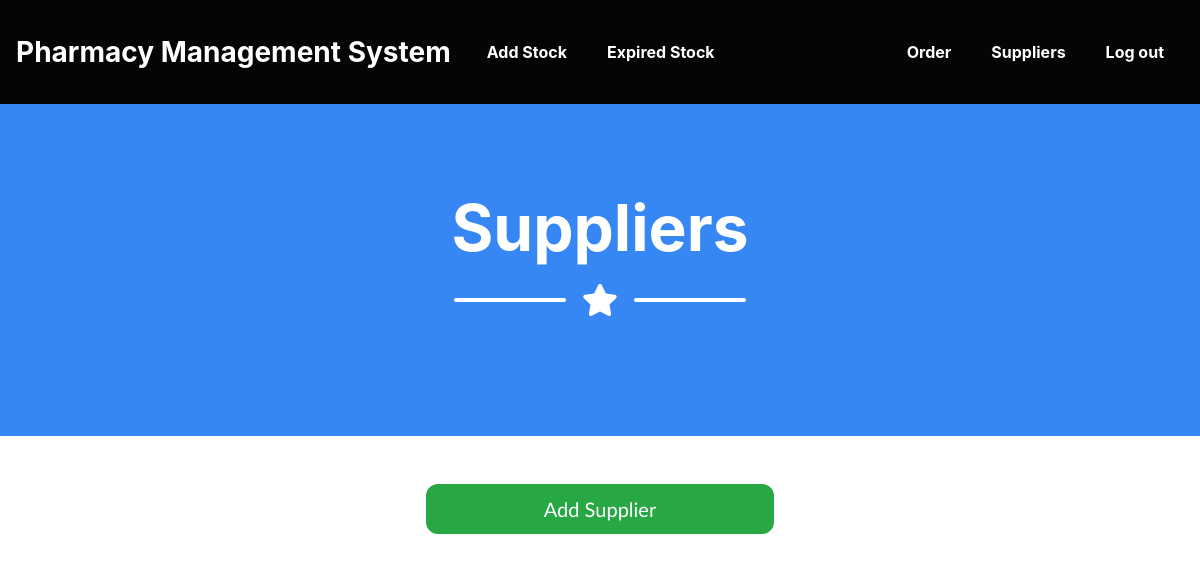
Page /pharmacist/viewSupplier.php (signed in) on the earlier database version.
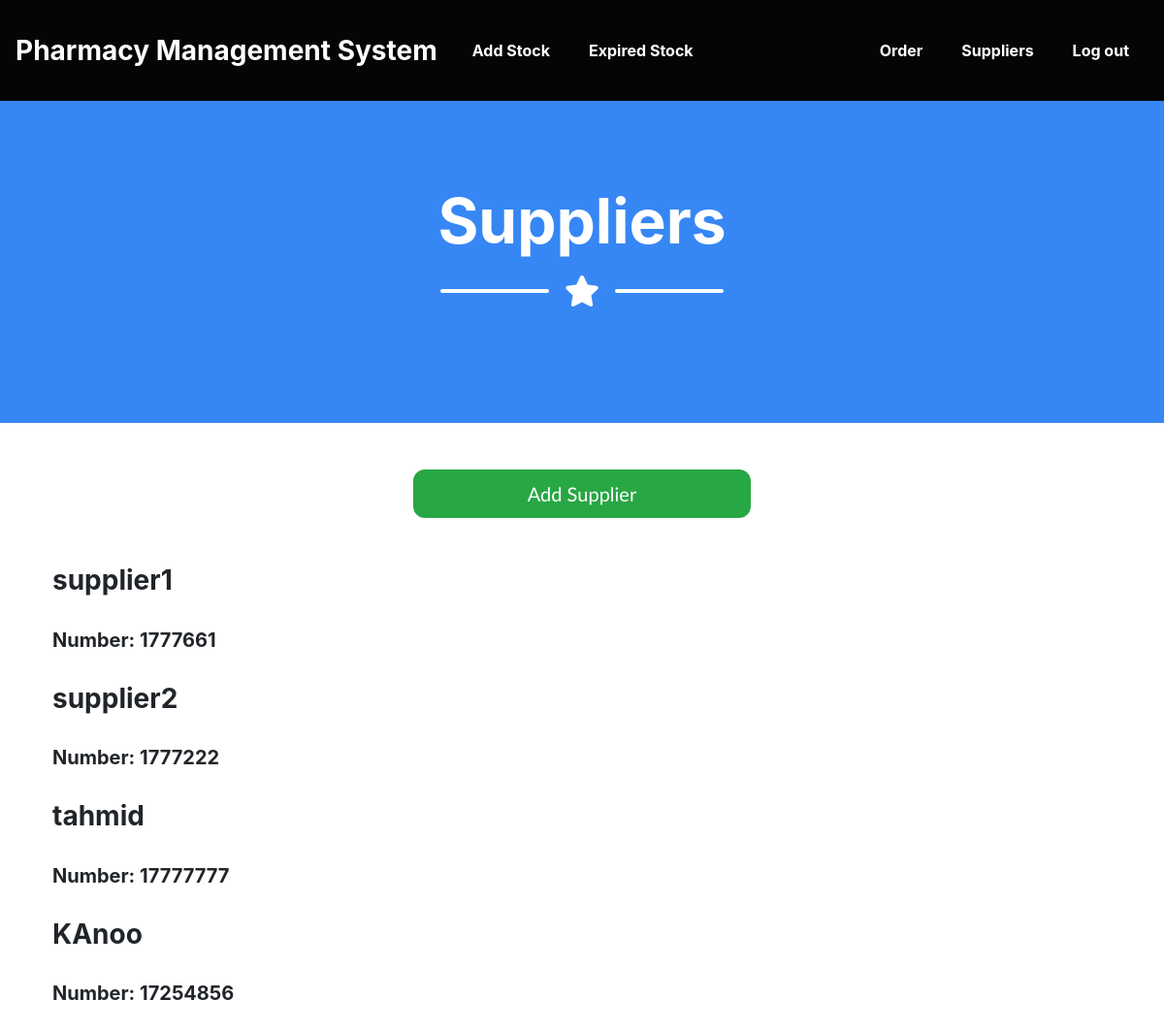
Same page on the later database version.
### tables this page shows
CREATE TABLE `supplier` (
  `ID` int(9) NOT NULL,
  `name` varchar(20) NOT NULL,
  `number` varchar(10) NOT NULL,
  `contract` varchar(10) NOT NULL
);

### pharmacist/viewSupplier.php (the view, shortened to what this page needs)
<?php
require ('header_pharmacist.php');
try
{
		require ("../project_connection.php");
		$sql = "select * from supplier WHERE contract='active'";
		$rs = $db->query($sql);
}
catch(PDOException $e)
{
		die("Error Message" . $e->getMessage());
}
?>
<header class="masthead bg-primary text-white text-center px-md-3">
<div class="container d-flex align-items-center flex-column">
<h1 class="masthead-heading">Suppliers</h1>
<div class="divider-custom divider-light">
<div class="divider-custom-line"></div>
<div class="divider-custom-icon"><i class="fas fa-star"></i></div>
<div class="divider-custom-line"></div>
</div>
</div>
</header>
<br/><br/>
<div class="container align-items-center">
<div class="container d-flex align-items-center flex-column">
<button onclick="location.href = 'addSupplier.php';" class='btn btn-success btn-lg col-md-4 col-lg-4'>
	Add Supplier
</button>
</div>
<br><br>
<?php
foreach ($rs as $row)
{
				echo "<div class='row'>";
		echo "<div class='col-9 col-md-9' col-sm-12>";
		echo "<h3 class='text'>" . $row["name"] . "</h3><br />";
		echo "<h5 class='text'>Number: " . $row["number"] . "</h5><br />";
		echo "</div> <br />";
?>
<?php
		echo "</div>";
}
?>
</div>
</body>
</html>

Differences in the rows shown:
now on this page (row edited): supplier: name "supplier1", number "1777661"
now on this page (row edited): supplier: name "supplier2", number "1777222"
now on this page (row edited): supplier: name "tahmid", number "17777777"
now on this page (row edited): supplier: name "KAnoo", number "17254856"
